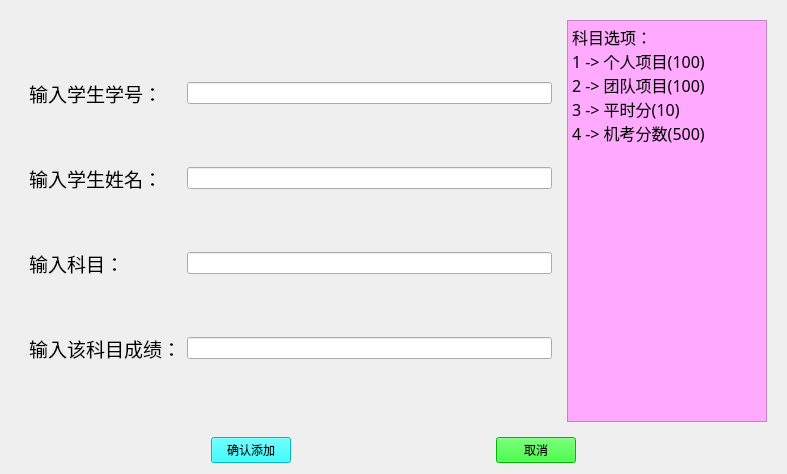
<?xml version="1.0" encoding="UTF-8"?>
<ui version="4.0">
 <class>AddScore</class>
 <widget class="QWidget" name="AddScore">
  <property name="geometry">
   <rect>
    <x>0</x>
    <y>0</y>
    <width>787</width>
    <height>474</height>
   </rect>
  </property>
  <property name="windowTitle">
   <string>Form</string>
  </property>
  <layout class="QGridLayout" name="gridLayout_2">
   <item row="1" column="0">
    <spacer name="horizontalSpacer_2">
     <property name="orientation">
      <enum>Qt::Horizontal</enum>
     </property>
     <property name="sizeHint" stdset="0">
      <size>
       <width>68</width>
       <height>20</height>
      </size>
     </property>
    </spacer>
   </item>
   <item row="1" column="1">
    <widget class="QPushButton" name="pushButton">
     <property name="styleSheet">
      <string notr="true">background-color: rgb(0, 255, 255);
font: 14pt &quot;黑体&quot;;</string>
     </property>
     <property name="text">
      <string>确认添加</string>
     </property>
    </widget>
   </item>
   <item row="1" column="2">
    <spacer name="horizontalSpacer_3">
     <property name="orientation">
      <enum>Qt::Horizontal</enum>
     </property>
     <property name="sizeHint" stdset="0">
      <size>
       <width>67</width>
       <height>20</height>
      </size>
     </property>
    </spacer>
   </item>
   <item row="1" column="3">
    <widget class="QPushButton" name="pushButton_2">
     <property name="styleSheet">
      <string notr="true">background-color: rgb(0, 255, 0);
font: 14pt &quot;黑体&quot;;</string>
     </property>
     <property name="text">
      <string>取消</string>
     </property>
    </widget>
   </item>
   <item row="1" column="4">
    <spacer name="horizontalSpacer_4">
     <property name="orientation">
      <enum>Qt::Horizontal</enum>
     </property>
     <property name="sizeHint" stdset="0">
      <size>
       <width>68</width>
       <height>20</height>
      </size>
     </property>
    </spacer>
   </item>
   <item row="0" column="0" colspan="5">
    <widget class="QWidget" name="widget" native="true">
     <layout class="QGridLayout" name="gridLayout_3">
      <item row="0" column="0">
       <widget class="QWidget" name="widget_2" native="true">
        <layout class="QGridLayout" name="gridLayout">
         <item row="2" column="1">
          <widget class="QLineEdit" name="lineEdit_4"/>
         </item>
         <item row="0" column="1">
          <widget class="QLineEdit" name="lineEdit_3"/>
         </item>
         <item row="0" column="0">
          <widget class="QLabel" name="label">
           <property name="font">
            <font>
             <family>黑体</family>
             <pointsize>14</pointsize>
             <weight>50</weight>
             <italic>false</italic>
             <bold>false</bold>
            </font>
           </property>
           <property name="styleSheet">
            <string notr="true">font: 14pt &quot;黑体&quot;;</string>
           </property>
           <property name="text">
            <string>输入学生学号：</string>
           </property>
          </widget>
         </item>
         <item row="3" column="1">
          <widget class="QLineEdit" name="lineEdit_2"/>
         </item>
         <item row="4" column="0">
          <widget class="QLabel" name="label_3">
           <property name="font">
            <font>
             <family>黑体</family>
             <pointsize>14</pointsize>
             <weight>50</weight>
             <italic>false</italic>
             <bold>false</bold>
            </font>
           </property>
           <property name="styleSheet">
            <string notr="true">font: 14pt &quot;黑体&quot;;</string>
           </property>
           <property name="text">
            <string>输入该科目成绩：</string>
           </property>
          </widget>
         </item>
         <item row="4" column="1">
          <widget class="QLineEdit" name="lineEdit"/>
         </item>
         <item row="3" column="0">
          <widget class="QLabel" name="label_2">
           <property name="font">
            <font>
             <family>黑体</family>
             <pointsize>14</pointsize>
             <weight>50</weight>
             <italic>false</italic>
             <bold>false</bold>
            </font>
           </property>
           <property name="styleSheet">
            <string notr="true">font: 14pt &quot;黑体&quot;;</string>
           </property>
           <property name="text">
            <string>输入科目：</string>
           </property>
          </widget>
         </item>
         <item row="2" column="0">
          <widget class="QLabel" name="label_4">
           <property name="font">
            <font>
             <family>黑体</family>
             <pointsize>14</pointsize>
             <weight>50</weight>
             <italic>false</italic>
             <bold>false</bold>
            </font>
           </property>
           <property name="styleSheet">
            <string notr="true">font: 14pt &quot;黑体&quot;;</string>
           </property>
           <property name="text">
            <string>输入学生姓名：</string>
           </property>
          </widget>
         </item>
        </layout>
       </widget>
      </item>
      <item row="0" column="1">
       <widget class="QTextBrowser" name="textBrowser">
        <property name="minimumSize">
         <size>
          <width>150</width>
          <height>200</height>
         </size>
        </property>
        <property name="maximumSize">
         <size>
          <width>200</width>
          <height>3123123</height>
         </size>
        </property>
        <property name="font">
         <font>
          <family>方正粗黑宋简体</family>
          <pointsize>9</pointsize>
          <weight>50</weight>
          <italic>false</italic>
          <bold>false</bold>
         </font>
        </property>
        <property name="styleSheet">
         <string notr="true">font: 9pt &quot;方正粗黑宋简体&quot;;
background-color: rgb(255, 170, 255);
color: rgb(0, 0, 0);</string>
        </property>
        <property name="html">
         <string>&lt;!DOCTYPE HTML PUBLIC &quot;-//W3C//DTD HTML 4.0//EN&quot; &quot;http://www.w3.org/TR/REC-html40/strict.dtd&quot;&gt;
&lt;html&gt;&lt;head&gt;&lt;meta name=&quot;qrichtext&quot; content=&quot;1&quot; /&gt;&lt;style type=&quot;text/css&quot;&gt;
p, li { white-space: pre-wrap; }
&lt;/style&gt;&lt;/head&gt;&lt;body style=&quot; font-family:'方正粗黑宋简体'; font-size:9pt; font-weight:400; font-style:normal;&quot;&gt;
&lt;p style=&quot; margin-top:0px; margin-bottom:0px; margin-left:0px; margin-right:0px; -qt-block-indent:0; text-indent:0px;&quot;&gt;&lt;span style=&quot; font-family:'SimSun'; font-size:12pt;&quot;&gt;科目选项：&lt;/span&gt;&lt;/p&gt;
&lt;p style=&quot; margin-top:0px; margin-bottom:0px; margin-left:0px; margin-right:0px; -qt-block-indent:0; text-indent:0px;&quot;&gt;&lt;span style=&quot; font-family:'SimSun'; font-size:12pt;&quot;&gt;1 -&amp;gt; 个人项目(100)&lt;/span&gt;&lt;/p&gt;
&lt;p style=&quot; margin-top:0px; margin-bottom:0px; margin-left:0px; margin-right:0px; -qt-block-indent:0; text-indent:0px;&quot;&gt;&lt;span style=&quot; font-family:'SimSun'; font-size:12pt;&quot;&gt;2 -&amp;gt; 团队项目(100)&lt;/span&gt;&lt;/p&gt;
&lt;p style=&quot; margin-top:0px; margin-bottom:0px; margin-left:0px; margin-right:0px; -qt-block-indent:0; text-indent:0px;&quot;&gt;&lt;span style=&quot; font-family:'SimSun'; font-size:12pt;&quot;&gt;3 -&amp;gt; 平时分(10)&lt;/span&gt;&lt;/p&gt;
&lt;p style=&quot; margin-top:0px; margin-bottom:0px; margin-left:0px; margin-right:0px; -qt-block-indent:0; text-indent:0px;&quot;&gt;&lt;span style=&quot; font-family:'SimSun'; font-size:12pt;&quot;&gt;4 -&amp;gt; 机考分数(500)&lt;/span&gt;&lt;/p&gt;&lt;/body&gt;&lt;/html&gt;</string>
        </property>
       </widget>
      </item>
     </layout>
    </widget>
   </item>
  </layout>
 </widget>
 <resources/>
 <connections/>
</ui>
